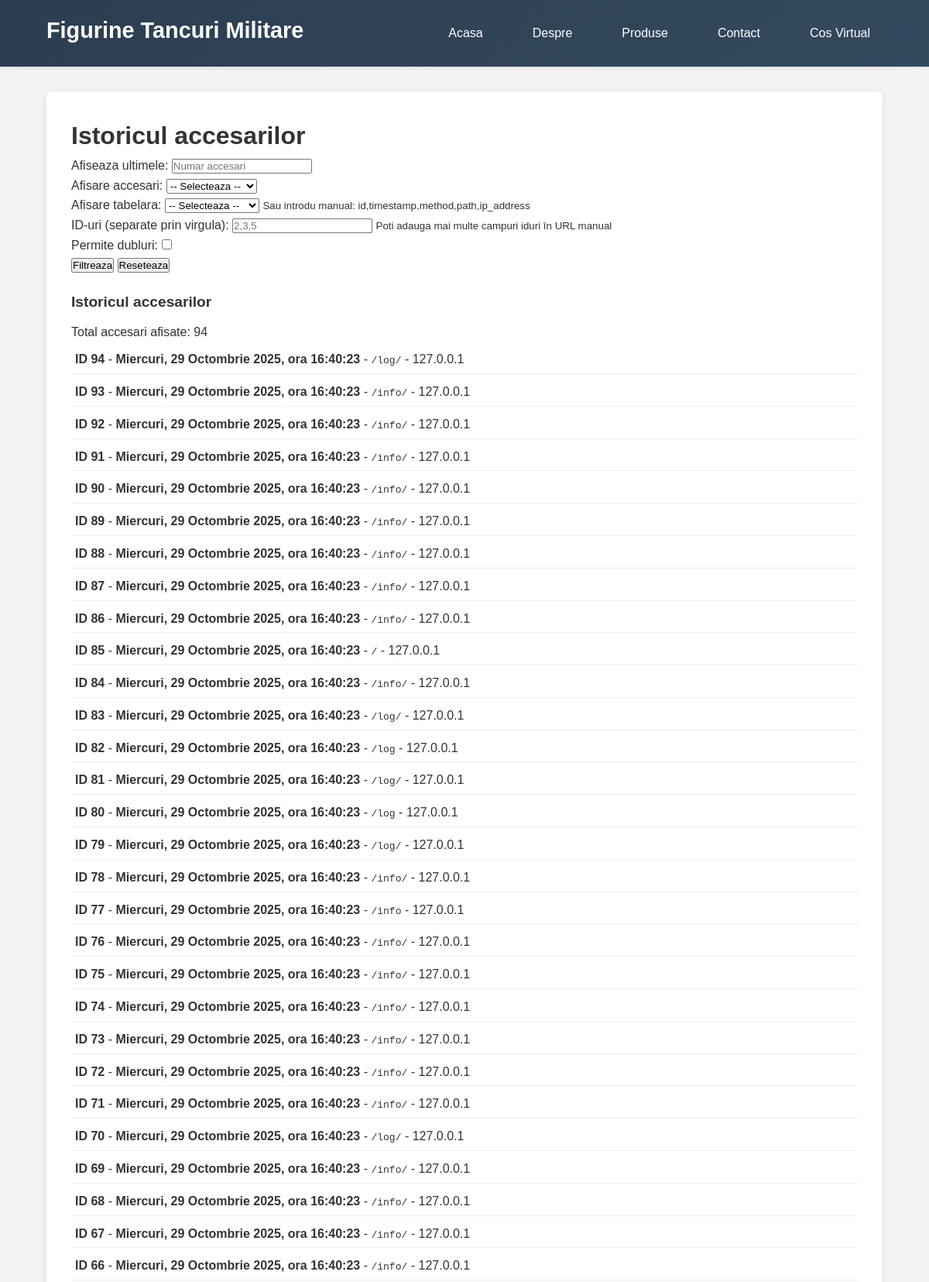
Screenshot of /log/ (upper part) with the database file from the repository.
### proiectapp/models.py (models this page shows, shortened)
class AccessLog(models.Model):
    ip_address = models.GenericIPAddressField()
    user_agent = models.TextField(blank=True, null=True)
    path = models.CharField(max_length=500)
    timestamp = models.DateTimeField(auto_now_add=True)
    user = models.ForeignKey('auth.User', on_delete=models.SET_NULL, null=True, blank=True)
    class Meta:
        verbose_name = "Log Acces"
        verbose_name_plural = "Loguri Acces"
    def afis_data(self):
        acum = timezone.localtime(timezone.now())
        zile_sapt = ["Luni", "Marți", "Miercuri", "Joi", "Vineri", "Sâmbătă", "Duminică"]
        luni = ["Ianuarie", "Februarie", "Martie", "Aprilie", "Mai", "Iunie",
                "Iulie", "August", "Septembrie", "Octombrie", "Noiembrie", "Decembrie"]
        zi_sapt = zile_sapt[acum.weekday()]
        zi_luna = acum.day
        luna = luni[acum.month -1]
        an = acum.year
        ora = acum.strftime("%H:%M:%S")
        return f"{zi_sapt}, {zi_luna} {luna} {an}, ora {ora}"

### proiectapp/views.py (the view, shortened to what this page needs)
# urls.py: path('log/', views.log_view, name='log'),
def log_view(request):
    n = request.GET.get('ultimele')
    all_logs = AccessLog.objects.all().order_by('-timestamp')
    total_logs = all_logs.count()
    if n:
        try:
            n = int(n)
            if n <= 0:
                raise ValueError("Numarul trebuie sa fie pozitiv")
            if n > total_logs:
                logs = all_logs
                error_message = f"Exista doar {total_logs} accesari fata de {n} accesari cerute"
            else:
                logs = all_logs[:n]
                error_message = None
        except ValueError:
            logs = all_logs
            error_message = 'Parametrul "ultimele" trebuie sa fie un numar intreg pozitiv'
    else:
        logs = all_logs
        error_message = None
    accesari_param = request.GET.get('accesari')
    show_access_count = accesari_param == 'nr'
    show_access_details = accesari_param == 'detalii'
    ids_from_params = request.GET.getlist('iduri')
    allow_duplicates = request.GET.get('dubluri', 'false').lower() == 'true'
    logs_by_id = None
    tabel_param = request.GET.get('tabel')
    show_table = False
    table_columns = []
    table_data = logs_by_id if logs_by_id else logs
    page_stats = AccessLog.objects.values('path').annotate(
        access_count=Count('id')
    ).order_by('access_count')
    if page_stats:
        least_accessed = page_stats.first()
        most_accessed = page_stats.last()
    else:
        least_accessed = None
        most_accessed = None
    context = {
        'logs': logs,
        'error_message': error_message,
        'total_logs': total_logs,
        'show_access_count': show_access_count,
        'show_access_details': show_access_details,
        'logs_by_id': logs_by_id,
        'allow_duplicates': allow_duplicates,
        'show_table': show_table,
        'table_columns': table_columns,
        'table_data': table_data,
        'least_accessed': least_accessed,
        'most_accessed': most_accessed,
        'current_params': request.GET,
    }
    return render(request, 'log.html', context)

### proiectapp/context_processors.py (called while the page is built)
def ip_address(request):
    x_forwarded_for = request.META.get('HTTP_X_FORWARDED_FOR')
    if x_forwarded_for:
        ip = x_forwarded_for.split(',')[0]
    else:
        ip = request.META.get('REMOTE_ADDR')
    return {'ip_address': ip}

### proiectapp/templates/log.html (shortened to what this page needs)
{% extends 'baza.html' %}
{% load static %}
{% block content %}
<html>
<head>
</head>
<body>
    <h1>Istoricul accesarilor</h1>
    <form method="get">
        <div>
            <label for="ultimele">Afiseaza ultimele:</label>
            <input type="number" id="ultimele" name="ultimele" min="1"
                   placeholder="Numar accesari" value="{{ current_params.ultimele }}">
        </div>
        <div>
            <label for="accesari">Afisare accesari:</label>
            <select id="accesari" name="accesari">
                <option value="">-- Selecteaza --</option>
            </select>
        </div>
        <div>
            <label for="tabel">Afisare tabelara:</label>
            <select id="tabel" name="tabel">
                <option value="">-- Selecteaza --</option>
            </select>
            <small>Sau introdu manual: id,timestamp,method,path,ip_address</small>
        </div>
        <div>
            <label for="iduri">ID-uri (separate prin virgula):</label>
            <input type="text" id="iduri" name="iduri"
                   placeholder="2,3,5" value="{{ current_params.iduri }}">
            <small>Poti adauga mai multe campuri iduri în URL manual</small>
        </div>
        <div>
            <label for="dubluri">Permite dubluri:</label>
            <input type="checkbox" id="dubluri" name="dubluri" value="true"
                   {% if current_params.dubluri == 'true' %}checked{% endif %}>
        </div>
        <button type="submit">Filtreaza</button>
        <a href="{% url 'log' %}"><button type="button">Reseteaza</button></a>
    </form>
    {% if not show_table %}
        <div class="section">
            <div class="section-title">Istoricul accesarilor</div>
            <p>Total accesari afisate: {{ logs|length }}</p>
            <div class="log-entries">
                {% for log in logs %}
                    <div class="log-entry">
                        <strong>ID {{ log.id }}</strong> -
                        <strong>{{ log.afis_data }}</strong> -
                        {{ log.method }} <code>{{ log.path }}</code> -
                        {{ log.ip_address }}
                    </div>
                {% empty %}
                    <p>Nu exista accesari inregistrate.</p>
                {% endfor %}
            </div>
        </div>
    {% endif %}
</body>
</html>
{% endblock %}

### proiectapp/templates/baza.html (shortened to what this page needs)
<!DOCTYPE html>
<html lang="ro">
<head>
    {% load static %}
    <link rel="stylesheet" href="{% static 'css/style.css' %}">
</head>
<body>
    <header>
        <div class="header-content">
            <h1>Figurine Tancuri Militare</h1>
            <nav>
                <ul class="meniu-derulant">
                    <li><a href="{% url 'index' %}">Acasa</a>
                    </li>
                    <li><a href="{% url 'despre' %}">Despre</a>
                    </li>
                    <li><a href="{% url 'produse' %}">Produse</a></li>
                    <li><a href="{% url 'contact' %}">Contact</a></li>
                    <li><a href="{% url 'cos_virtual' %}">Cos Virtual</a></li>
                </ul>
            </nav>
        </div>
    </header>
    <main>
        {% block content %}
        {% endblock %}
    </main>
</body>
</html>

### proiectapp/static/css/style.css (style rules this page uses)
* { margin: 0; padding: 0; box-sizing: border-box; }
body { font-family: Arial, sans-serif; line-height: 1.6; background-color: #f4f4f4; color: #333; }
header { background: linear-gradient(135deg, #2c3e50, #34495e); color: white; padding: 1rem 0; box-shadow: 0 2px 5px rgba(0,0,0,0.1); }
.header-content { width: 90%; max-width: 1200px; margin: 0 auto; display: flex; justify-content: space-between; align-items: center; flex-wrap: wrap; }
.header-content h1 { font-size: 1.8rem; margin-bottom: 0.5rem; }
.meniu-derulant { list-style: none; display: flex; gap: 2rem; }
.meniu-derulant > li { position: relative; }
.meniu-derulant a { color: white; text-decoration: none; padding: 0.5rem 1rem; display: block; transition: background-color 0.3s ease; border-radius: 4px; }
main { width: 90%; max-width: 1200px; margin: 2rem auto; padding: 2rem; background: white; border-radius: 8px; box-shadow: 0 2px 10px rgba(0,0,0,0.1); }

### proiectapp/templates/log.html (style rules this page uses)
.log-entry { margin: 5px 0; padding: 5px; border-bottom: 1px solid #eee; }
.section { margin: 20px 0; }
.section-title { font-size: 1.2em; font-weight: bold; margin-bottom: 10px; }

### rows the page displays
AccessLog: id "94", afis_data "Miercuri, 29 Octombrie 2025, ora 16:40:23", path "/log/", ip_address "127.0.0.1"
AccessLog: id "93", afis_data "Miercuri, 29 Octombrie 2025, ora 16:40:23", path "/info/", ip_address "127.0.0.1"
AccessLog: id "92", afis_data "Miercuri, 29 Octombrie 2025, ora 16:40:23", path "/info/", ip_address "127.0.0.1"
AccessLog: id "91", afis_data "Miercuri, 29 Octombrie 2025, ora 16:40:23", path "/info/", ip_address "127.0.0.1"
AccessLog: id "90", afis_data "Miercuri, 29 Octombrie 2025, ora 16:40:23", path "/info/", ip_address "127.0.0.1"
AccessLog: id "89", afis_data "Miercuri, 29 Octombrie 2025, ora 16:40:23", path "/info/", ip_address "127.0.0.1"
AccessLog: id "88", afis_data "Miercuri, 29 Octombrie 2025, ora 16:40:23", path "/info/", ip_address "127.0.0.1"
AccessLog: id "87", afis_data "Miercuri, 29 Octombrie 2025, ora 16:40:23", path "/info/", ip_address "127.0.0.1"
AccessLog: id "86", afis_data "Miercuri, 29 Octombrie 2025, ora 16:40:23", path "/info/", ip_address "127.0.0.1"
AccessLog: id "85", afis_data "Miercuri, 29 Octombrie 2025, ora 16:40:23", path "/", ip_address "127.0.0.1"
AccessLog: id "84", afis_data "Miercuri, 29 Octombrie 2025, ora 16:40:23", path "/info/", ip_address "127.0.0.1"
AccessLog: id "83", afis_data "Miercuri, 29 Octombrie 2025, ora 16:40:23", path "/log/", ip_address "127.0.0.1"
AccessLog: id "82", afis_data "Miercuri, 29 Octombrie 2025, ora 16:40:23", path "/log", ip_address "127.0.0.1"
AccessLog: id "81", afis_data "Miercuri, 29 Octombrie 2025, ora 16:40:23", path "/log/", ip_address "127.0.0.1"
AccessLog: id "80", afis_data "Miercuri, 29 Octombrie 2025, ora 16:40:23", path "/log", ip_address "127.0.0.1"
AccessLog: id "79", afis_data "Miercuri, 29 Octombrie 2025, ora 16:40:23", path "/log/", ip_address "127.0.0.1"
AccessLog: id "78", afis_data "Miercuri, 29 Octombrie 2025, ora 16:40:23", path "/info/", ip_address "127.0.0.1"
AccessLog: id "77", afis_data "Miercuri, 29 Octombrie 2025, ora 16:40:23", path "/info", ip_address "127.0.0.1"
AccessLog: id "76", afis_data "Miercuri, 29 Octombrie 2025, ora 16:40:23", path "/info/", ip_address "127.0.0.1"
AccessLog: id "75", afis_data "Miercuri, 29 Octombrie 2025, ora 16:40:23", path "/info/", ip_address "127.0.0.1"
AccessLog: id "74", afis_data "Miercuri, 29 Octombrie 2025, ora 16:40:23", path "/info/", ip_address "127.0.0.1"
AccessLog: id "73", afis_data "Miercuri, 29 Octombrie 2025, ora 16:40:23", path "/info/", ip_address "127.0.0.1"
AccessLog: id "72", afis_data "Miercuri, 29 Octombrie 2025, ora 16:40:23", path "/info/", ip_address "127.0.0.1"
AccessLog: id "71", afis_data "Miercuri, 29 Octombrie 2025, ora 16:40:23", path "/info/", ip_address "127.0.0.1"
AccessLog: id "70", afis_data "Miercuri, 29 Octombrie 2025, ora 16:40:23", path "/log/", ip_address "127.0.0.1"
AccessLog: id "69", afis_data "Miercuri, 29 Octombrie 2025, ora 16:40:23", path "/info/", ip_address "127.0.0.1"
AccessLog: id "68", afis_data "Miercuri, 29 Octombrie 2025, ora 16:40:23", path "/info/", ip_address "127.0.0.1"
AccessLog: id "67", afis_data "Miercuri, 29 Octombrie 2025, ora 16:40:23", path "/info/", ip_address "127.0.0.1"
AccessLog: id "66", afis_data "Miercuri, 29 Octombrie 2025, ora 16:40:23", path "/info/", ip_address "127.0.0.1"

### other values shown
{{ logs|length }} "94"
